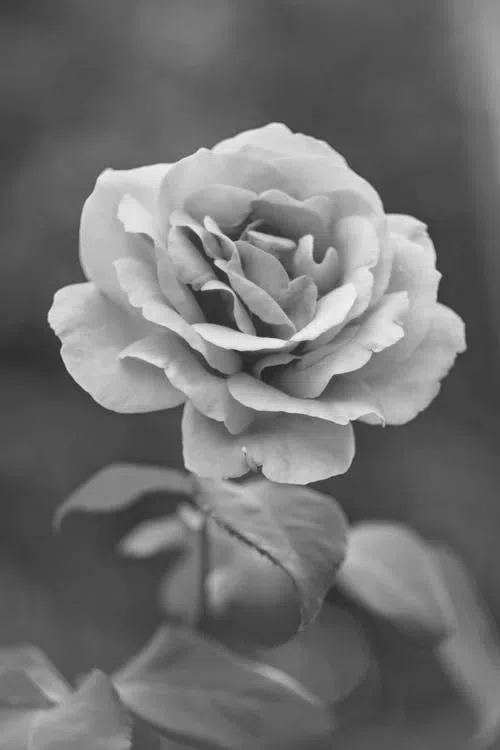
#> input picture flower-gs.webp, 500 x 750 px
$ python main.py flower-gs.webp
#> lines starting #> are read from the running program, lines starting #| are printed output that depends on the picture
#> further down, img is the input picture: PIL image 500x750 RGB; mean R, G, B 112.2, 112.2, 112.2
from PIL import Image
import numpy as np
import sys

# creates greyscale version of given image
# inputs: np.array of shape (x,y,3) representing an RGB image of dimensions (x,y)
# outputs: np.array of shape (x,y) representing the greyscale version of that image
#
# luminosity coefficients from https://en.wikipedia.org/wiki/Relative_luminance
RED, GRN, BLU = 0.2126, 0.7152, 0.0722
def create_greyscale(img_array):
	dims = img_array.shape
#> dims = (750, 500, 3)
	greyscale_array = np.empty(dims[:2])
	for x in range(dims[0]):
		for y in range(dims[1]):
			greyscale_array[x,y] = RED*img_array[x,y,0] + GRN*img_array[x,y,1]  + BLU*img_array[x,y,2]
	return greyscale_array

# creates gaussian kernel with specified dimensions
# inputs:
# d representing side length of square kernel matrix
# sigma representing standard deviation for gaussian distribution
# outputs: np.array of shape (2r-1, 2r-1) representing gaussian kernel
#
# https://en.wikipedia.org/wiki/Gaussian_blur
def gauss_kernel(d, sigma):
	if(d % 2 == 0):
		print("d must be odd")
		exit(0)

	k = 1/(2*sigma**2)
	A = k/np.pi
	r = np.floor(d/2)

	out = np.empty((d, d))

	for x in range(d):
		for y in range(d):
			out[x,y] = A*np.exp(-k*((x-r)**2+(y-r)**2))

	return out

#
# creates blurred version of given image (so far only works for greyscale images)
# inputs: np.array of shape (x,y) representing an image of dimensions (x,y) D representing diameter of blur, sigma standard deviation
# outputs: np.array of shape (x,y) representing blurred version of image
#
# einsum: https://stackoverflow.com/questions/26089893/understanding-numpys-einsum
def gaussian_blur(img_array, D=5, sigma=1):
#> called with D = 5, sigma = 8
	dims = img_array.shape
#> dims = (750, 500)
	output_array = np.empty(dims)

	kernel = gauss_kernel(D, sigma)
	r = int(D/2)

	for x in range(dims[0]):
		for y in range(dims[1]):
			xmin, ymin = max(0, x-r), max(0, y-r)
			xmax, ymax = min(dims[0], x+r+1), min(dims[1], y+r+1)
			avg = np.einsum('ij,ij->', img_array[xmin:xmax, ymin:ymax], kernel[xmin-x+r:xmax-x+r, ymin-y+r:ymax-y+r])
			avg /= np.einsum('ij->', kernel[xmin-x+r:xmax-x+r,ymin-y+r:ymax-y+r])

			output_array[x,y] = avg

	return output_array


# inputs: greyscale gaussian blurred image in the form of a numpy array (x,y)
# outputs: edges of the image in numpy array (x,y)
def sobel_edge_detect(img_array):
	dims = img_array.shape
#> dims = (750, 500)
	output_array = np.zeros(dims)
	edge_angle = np.empty(dims)

	kernel = np.array([[-1,0,1], [-2,0,2], [-1,0,1]])

	for x in range(dims[0]):
		for y in range(dims[1]):
			xmin, ymin = max(0, x-1), max(0, y-1)
			xmax, ymax = min(dims[0], x+2), min(dims[1], y+2)
			x_grad = np.einsum('ij,ij->', img_array[xmin:xmax,ymin:ymax], kernel[xmin-x+1:xmax-x+1, ymin-y+1:ymax-y+1])
			y_grad = np.einsum('ij,ji->', img_array[xmin:xmax,ymin:ymax], kernel[ymin-y+1:ymax-y+1, xmin-x+1:xmax-x+1])

			output_array[x,y] = np.sqrt(x_grad**2 + y_grad**2)
			if x_grad > 0 and y_grad > 0:
				edge_angle[x,y] = np.arctan(y_grad/x_grad)
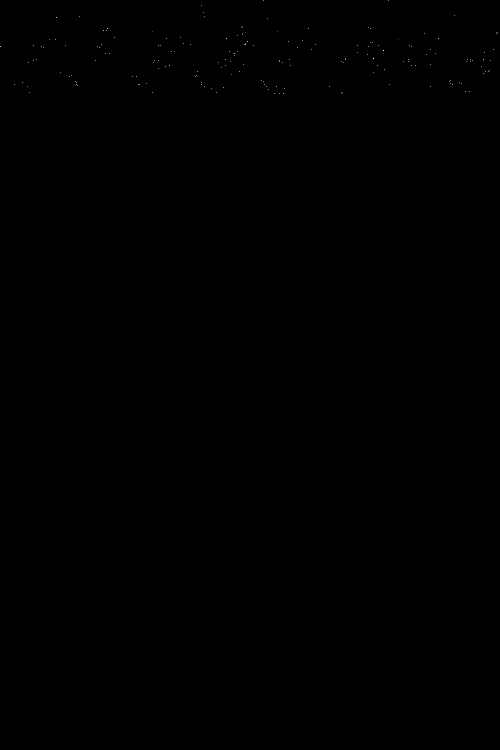
#> edge_angle: shape (750, 500) float64; min -3.16e+134, max 2.69e+306, mean inf; drawn with min black and max white
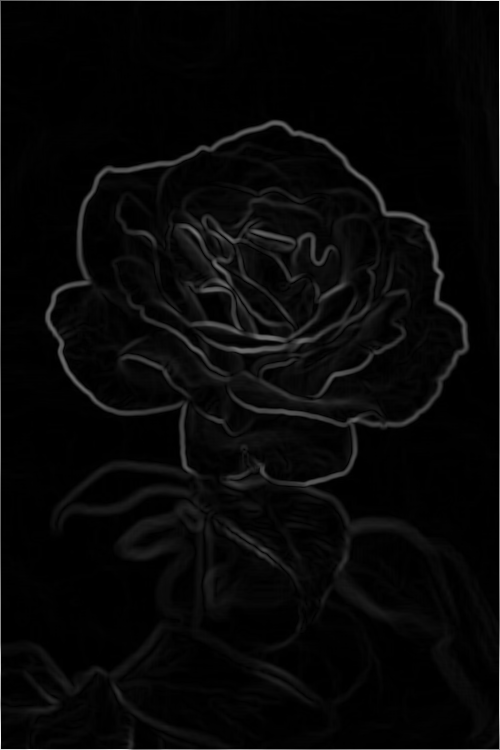
#> output_array: shape (750, 500) float64; min 0, max 631.7, mean 19.8; drawn with min black and max white

	return output_array, edge_angle


if __name__ == "__main__":
	# first we open the image and convert it into a numpy array of pixel values.

	try:
		fname = sys.argv[1].split('.')
	except(IndexError):
		print("Usage: python main.py <filename>")
		exit(0)

	title = fname[0]

	img = Image.open(sys.argv[1])
	img_arr = np.array(img)

	print("Converting to greyscale...")
	greyscale_arr = create_greyscale(img_arr)
	greyscale_img = Image.fromarray(greyscale_arr)
	greyscale_img.save(title +'-gs.webp')

	print("Blurring...")
	greyscale_blur_arr = gaussian_blur(greyscale_arr, 5, 8)
	greyscale_blur_img = Image.fromarray(greyscale_blur_arr)
	greyscale_blur_img.save(title +'-gs-blur.webp')

	print("Detecting edges...")
	edge_arr, angles = sobel_edge_detect(greyscale_blur_arr)
	edge_img = Image.fromarray(edge_arr)
	edge_img.save(title + '-sobel.webp')
